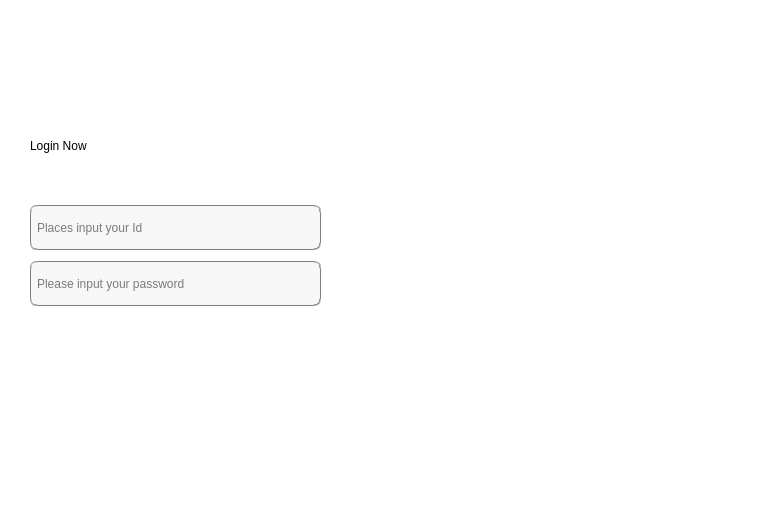
<?xml version="1.0" encoding="UTF-8"?>
<ui version="4.0">
 <class>Login</class>
 <widget class="QMainWindow" name="Login">
  <property name="geometry">
   <rect>
    <x>0</x>
    <y>0</y>
    <width>780</width>
    <height>520</height>
   </rect>
  </property>
  <property name="windowTitle">
   <string>MainWindow</string>
  </property>
  <property name="styleSheet">
   <string notr="true">background-color: rgb(255, 255, 255);

</string>
  </property>
  <widget class="QWidget" name="centralwidget">
   <widget class="QLabel" name="label_image">
    <property name="geometry">
     <rect>
      <x>390</x>
      <y>0</y>
      <width>391</width>
      <height>521</height>
     </rect>
    </property>
    <property name="styleSheet">
     <string notr="true">border-radius:7px;padding:0px 0px;</string>
    </property>
    <property name="text">
     <string/>
    </property>
   </widget>
   <widget class="QLabel" name="label_2">
    <property name="geometry">
     <rect>
      <x>30</x>
      <y>120</y>
      <width>191</width>
      <height>51</height>
     </rect>
    </property>
    <property name="styleSheet">
     <string notr="true">font: 87 20pt &quot;Arial Black&quot;;</string>
    </property>
    <property name="text">
     <string>Login Now</string>
    </property>
   </widget>
   <widget class="QWidget" name="layoutWidget">
    <property name="geometry">
     <rect>
      <x>30</x>
      <y>200</y>
      <width>291</width>
      <height>111</height>
     </rect>
    </property>
    <layout class="QVBoxLayout" name="verticalLayout">
     <item>
      <widget class="QLineEdit" name="lineEdit_username">
       <property name="minimumSize">
        <size>
         <width>0</width>
         <height>45</height>
        </size>
       </property>
       <property name="styleSheet">
        <string notr="true">background-color: rgb(247, 247, 247);
border:1px groove gray;border-radius:
7px;padding:2px 4px;
font: 10pt &quot;Candara&quot;;</string>
       </property>
       <property name="placeholderText">
        <string>Places input your Id</string>
       </property>
      </widget>
     </item>
     <item>
      <widget class="QLineEdit" name="lineEdit_password">
       <property name="minimumSize">
        <size>
         <width>0</width>
         <height>45</height>
        </size>
       </property>
       <property name="styleSheet">
        <string notr="true">background-color: rgb(247, 247, 247);
border:1px groove gray;border-radius:
7px;padding:2px 4px;
font: 10pt &quot;Candara&quot;;</string>
       </property>
       <property name="echoMode">
        <enum>QLineEdit::EchoMode::Password</enum>
       </property>
       <property name="placeholderText">
        <string>Please input your password</string>
       </property>
      </widget>
     </item>
    </layout>
    <zorder>lineEdit_password</zorder>
    <zorder>lineEdit_username</zorder>
   </widget>
   <widget class="QPushButton" name="btn_signin">
    <property name="geometry">
     <rect>
      <x>19</x>
      <y>360</y>
      <width>121</width>
      <height>61</height>
     </rect>
    </property>
    <property name="minimumSize">
     <size>
      <width>50</width>
      <height>40</height>
     </size>
    </property>
    <property name="styleSheet">
     <string notr="true">background-color: qlineargradient(spread:pad, x1:0.52, y1:1, x2:0.54, y2:0, 
stop:0.0112994 rgba(64, 145, 252, 255), 
stop:1 rgba(255, 255, 255, 255));
color: rgb(255, 255, 255);

border:0px groove gray;border-radius:
7px;padding:2px 4px;
font: 14pt &quot;Candara&quot;;</string>
    </property>
    <property name="text">
     <string>Sign in</string>
    </property>
   </widget>
   <widget class="QPushButton" name="btn_signup">
    <property name="geometry">
     <rect>
      <x>190</x>
      <y>360</y>
      <width>121</width>
      <height>61</height>
     </rect>
    </property>
    <property name="minimumSize">
     <size>
      <width>50</width>
      <height>40</height>
     </size>
    </property>
    <property name="styleSheet">
     <string notr="true">background-color: qlineargradient(spread:pad, x1:0.52, y1:1, x2:0.54, y2:0, 
stop:0.0112994 rgba(64, 145, 252, 255), 
stop:1 rgba(255, 255, 255, 255));
color: rgb(255, 255, 255);

border:0px groove gray;border-radius:
7px;padding:2px 4px;
font: 14pt &quot;Candara&quot;;</string>
    </property>
    <property name="text">
     <string>Sign up</string>
    </property>
   </widget>
  </widget>
 </widget>
 <resources/>
 <connections/>
</ui>
